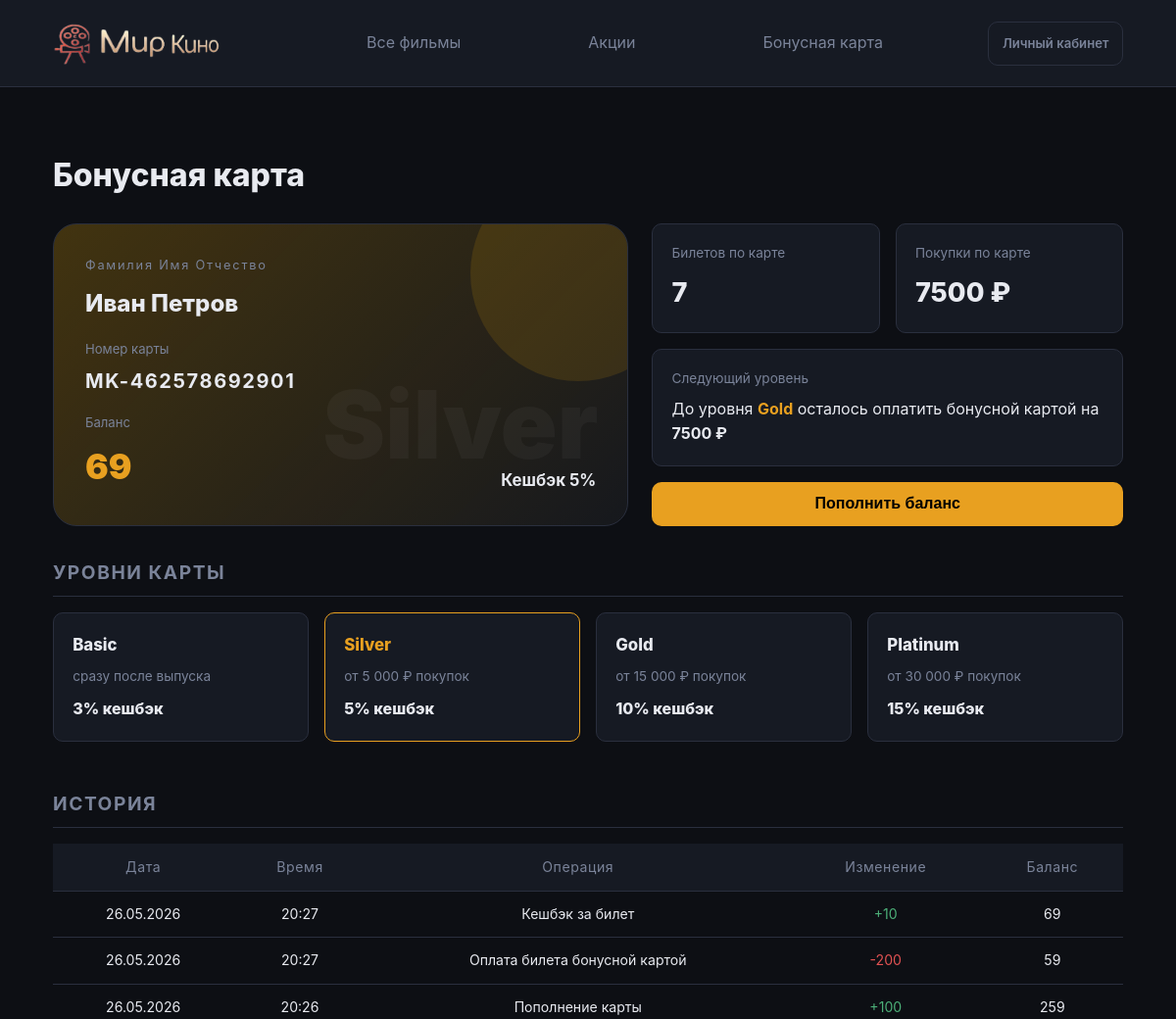
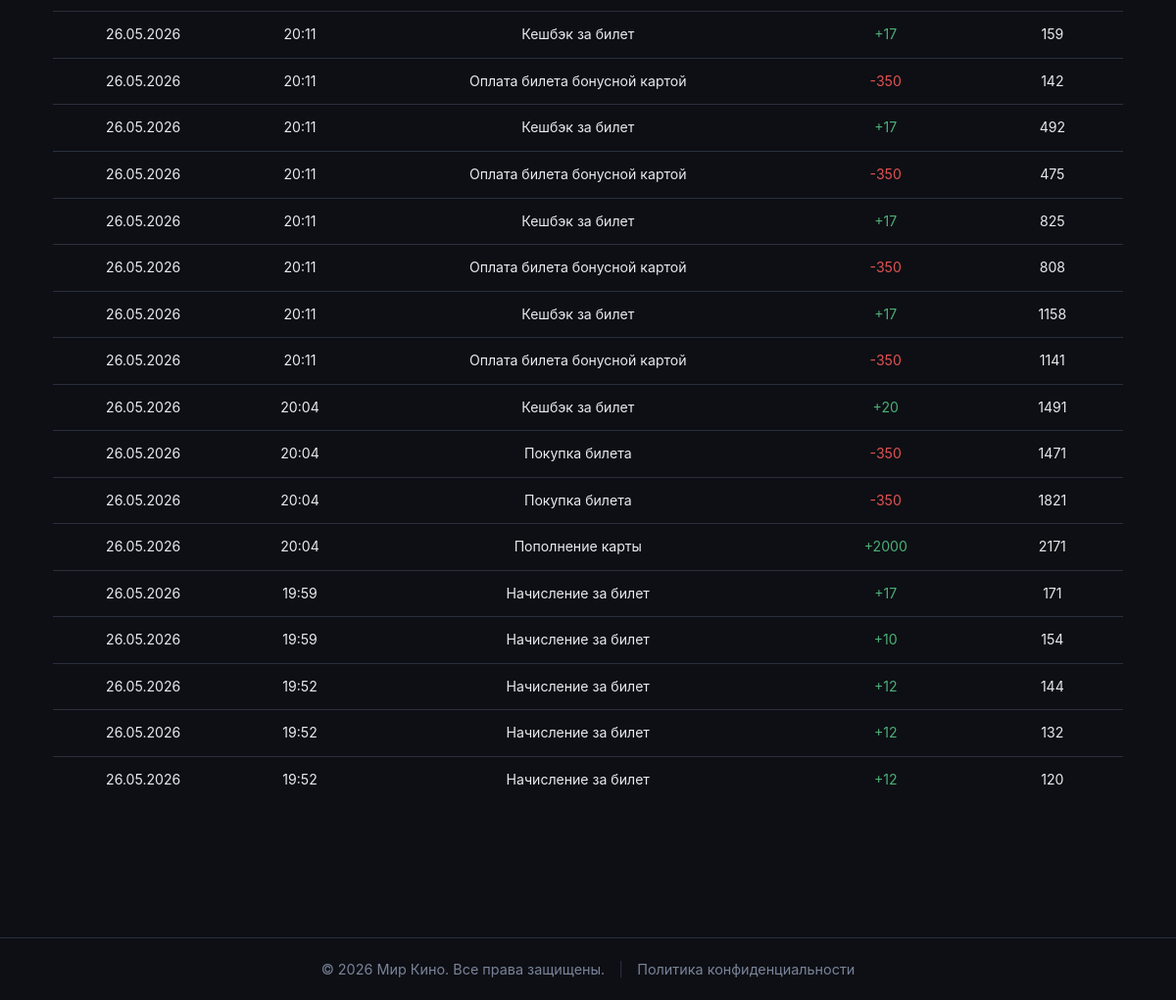
Page /loyalty (signed in) on the committed database (2 pictures, top to bottom).
### tables this page shows
CREATE TABLE users (
            id INTEGER PRIMARY KEY AUTOINCREMENT,
            name TEXT NOT NULL,
            email TEXT UNIQUE NOT NULL,
            password TEXT NOT NULL,
            role TEXT NOT NULL DEFAULT 'client',
            is_banned INTEGER NOT NULL DEFAULT 0
        );

CREATE TABLE loyalty_cards (
            id INTEGER PRIMARY KEY AUTOINCREMENT,
            user_id INTEGER NOT NULL UNIQUE,
            card_number TEXT NOT NULL UNIQUE,
            bonus_balance INTEGER NOT NULL DEFAULT 0,
            total_spent REAL NOT NULL DEFAULT 0,
            level TEXT NOT NULL DEFAULT 'Basic',
            created_at TEXT,
            FOREIGN KEY (user_id) REFERENCES users(id)
        );

CREATE TABLE bonus_history (
            id INTEGER PRIMARY KEY AUTOINCREMENT,
            user_id INTEGER NOT NULL,
            booking_id INTEGER,
            amount INTEGER NOT NULL,
            operation TEXT NOT NULL,
            balance_after INTEGER NOT NULL,
            created_at TEXT,
            FOREIGN KEY (user_id) REFERENCES users(id),
            FOREIGN KEY (booking_id) REFERENCES bookings(id)
        );

### main.py (the view)
@app.route('/loyalty')
def loyalty():
    user = current_user()
    levels = [
        {'name': 'Basic', 'limit': 'сразу после выпуска', 'cashback': 3},
        {'name': 'Silver', 'limit': 'от 5 000 ₽ покупок', 'cashback': 5},
        {'name': 'Gold', 'limit': 'от 15 000 ₽ покупок', 'cashback': 10},
        {'name': 'Platinum', 'limit': 'от 30 000 ₽ покупок', 'cashback': 15},
    ]
    card = None
    history = []
    next_level = None
    stats = {'paid_tickets': 0, 'paid_sum': 0}
    if user and user['role'] == 'client':
        conn = get_db()
        card = conn.execute('SELECT * FROM loyalty_cards WHERE user_id=?', (user['id'],)).fetchone()
        if card:
            history = conn.execute('''
                SELECT h.*,
                       f.title as film_title,
                       s.date as session_date,
                       s.time as session_time,
                       halls.name as hall_name,
                       seats.row_num,
                       seats.seat_num,
                       COALESCE(b.final_price, s.price) as ticket_price,
                       b.payment_method
                FROM bonus_history h
                LEFT JOIN bookings b ON b.id = h.booking_id
                LEFT JOIN sessions s ON s.id = b.session_id
                LEFT JOIN films f ON f.id = s.film_id
                LEFT JOIN halls ON halls.id = s.hall_id
                LEFT JOIN seats ON seats.id = b.seat_id
                WHERE h.user_id=?
                ORDER BY h.id DESC
                LIMIT 20
            ''', (user['id'],)).fetchall()
            next_level = get_next_loyalty_level_info(card['total_spent'])
        stats_row = conn.execute('''
            SELECT COUNT(*) as paid_tickets,
                   COALESCE(SUM(COALESCE(b.final_price, s.price)), 0) as paid_sum
            FROM bookings b
            JOIN sessions s ON s.id = b.session_id
            WHERE b.user_id=? AND b.status='paid' AND b.payment_method='bonus'
        ''', (user['id'],)).fetchone()
        stats = dict(stats_row)
        conn.close()
    return render_template('user/loyalty.html',
                           user=user,
                           card=card,
                           history=history,
                           levels=levels,
                           next_level=next_level,
                           stats=stats)

### main.py (called while the page is built)
def get_db():
    conn = sqlite3.connect(DB_PATH)
    conn.row_factory = sqlite3.Row
    return conn

def current_user():
    if 'user_id' in session:
        conn = get_db()
        user = conn.execute('SELECT * FROM users WHERE id=?', (session['user_id'],)).fetchone()
        conn.close()
        return user
    return None

def get_next_loyalty_level_info(total_spent):
    total_spent = float(total_spent or 0)
    if total_spent < 5000:
        return {'name': 'Silver', 'left': int(5000 - total_spent)}
    if total_spent < 15000:
        return {'name': 'Gold', 'left': int(15000 - total_spent)}
    if total_spent < 30000:
        return {'name': 'Platinum', 'left': int(30000 - total_spent)}
    return None

### templates/user/loyalty.html (shortened to what this page needs)
{% extends 'base.html' %}
{% block content %}
<div style="margin-top:1.5rem; margin-bottom:1.5rem;">
    <h1 style="font-size:2rem; font-weight:800; margin-bottom:0.35rem;">Бонусная карта</h1>
</div>
{% if not user %}
<div style="background:var(--bg-card); border:1px solid var(--border); border-radius:var(--radius); padding:2rem; text-align:center;">
    <h2 style="font-size:1.4rem; font-weight:700; margin-bottom:0.7rem;">Войдите, чтобы выпустить бонусную карту</h2>
    <p style="color:var(--text-muted); margin-bottom:1.2rem;">После входа карта будет доступна в личном кабинете и при покупке билетов.</p>
    <button class="btn btn--primary" onclick="openAuthModal()">Войти</button>
</div>
{% else %}
<div style="display:grid; grid-template-columns:1.1fr 0.9fr; gap:1.5rem; align-items:stretch;">
    <div style="background:linear-gradient(135deg, rgba(255,180,0,0.22), rgba(255,255,255,0.04)); border:1px solid var(--border); border-radius:24px; padding:2rem; min-height:280px; display:flex; flex-direction:column; justify-content:space-between; position:relative; overflow:hidden;">
        <div style="position:absolute; right:-60px; top:-60px; width:220px; height:220px; border-radius:50%; background:rgba(255,180,0,0.12);"></div>
        <div style="position:absolute; right:30px; bottom:25px; font-size:6rem; font-weight:900; color:rgba(255,255,255,0.04);">{{ card.level }}</div>
        <div style="position:relative; z-index:1; display:flex; justify-content:space-between; align-items:flex-start; gap:1rem;">
            <div>
                <div style="font-size:0.8rem; color:var(--text-muted); letter-spacing:0.14em; margin-bottom:0.6rem;">Фамилия Имя Отчество</div>
                <h2 style="font-size:1.5rem; font-weight:800; margin:0;">{{ user.name }}</h2>
            </div>
        </div>
        <div style="position:relative; z-index:1;">
            <div style="font-size:0.82rem; color:var(--text-muted); margin-bottom:0.35rem;">Номер карты</div>
            <div style="font-size:1.25rem; font-weight:700; letter-spacing:0.08em;">{{ card.card_number }}</div>
        </div>
        <div style="position:relative; z-index:1; display:flex; justify-content:space-between; align-items:flex-end; gap:1rem;">
            <div>
                <div style="font-size:0.82rem; color:var(--text-muted); margin-bottom:0.35rem;">Баланс</div>
                <div style="font-size:2.2rem; font-weight:900; color:var(--accent);">{{ card.bonus_balance }}</div>
            </div>
            <div style="
                text-align:right;
                font-size:1.05rem;
                color:var(--text);
                font-weight:700;
            ;">
                Кешбэк
                {% if card.level == 'Platinum' %}
                    15%
                {% elif card.level == 'Gold' %}
                    10%
                {% elif card.level == 'Silver' %}
                    5%
                {% else %}
                    3%
                {% endif %}
            </div>
        </div>
    </div>
    <div style="display:grid; grid-template-columns:1fr 1fr; gap:1rem;">
        <div style="background:var(--bg-card); border:1px solid var(--border); border-radius:var(--radius); padding:1.2rem;">
            <div style="color:var(--text-muted); font-size:0.85rem; margin-bottom:0.4rem;">Билетов по карте</div>
            <div style="font-size:1.7rem; font-weight:800;">{{ stats.paid_tickets }}</div>
        </div>
        <div style="background:var(--bg-card); border:1px solid var(--border); border-radius:var(--radius); padding:1.2rem;">
            <div style="color:var(--text-muted); font-size:0.85rem; margin-bottom:0.4rem;">Покупки по карте</div>
            <div style="font-size:1.7rem; font-weight:800;">{{ card.total_spent|int }} ₽</div>
        </div>
        <div style="grid-column:1 / -1; background:var(--bg-card); border:1px solid var(--border); border-radius:var(--radius); padding:1.2rem;">
            <div style="color:var(--text-muted); font-size:0.85rem; margin-bottom:0.4rem;">Следующий уровень</div>
            {% if next_level %}
            <div style="font-size:1rem; line-height:1.6;">До уровня <b style="color:var(--accent);">{{ next_level.name }}</b> осталось оплатить бонусной картой на <b>{{ next_level.left }} ₽</b></div>
            {% else %}
            <div style="font-size:1rem; line-height:1.6; color:var(--accent); font-weight:700;">У вас максимальный уровень карты</div>
            {% endif %}
        </div>
        <button type="button" class="btn btn--primary btn--full" style="grid-column:1 / -1;" onclick="openTopupModal()">Пополнить баланс</button>
    </div>
</div>
{% endif %}
<section class="section" style="margin-top:2rem;">
    <div class="section__header">
        <h2 class="section__title">Уровни карты</h2>
    </div>
    <div style="display:grid; grid-template-columns:repeat(4, 1fr); gap:1rem;">
        {% for lvl in levels %}
        <div style="background:var(--bg-card); border:1px solid {% if card and card.level == lvl.name %}var(--accent){% else %}var(--border){% endif %}; border-radius:var(--radius); padding:1.2rem;">
            <div style="font-size:1.05rem; font-weight:800; margin-bottom:0.5rem; {% if card and card.level == lvl.name %}color:var(--accent);{% endif %}">{{ lvl.name }}</div>
            <div style="font-size:0.85rem; color:var(--text-muted); line-height:1.5; margin-bottom:0.7rem;">{{ lvl.limit }}</div>
            <div style="font-weight:800;">{{ lvl.cashback }}% кешбэк</div>
        </div>
        {% endfor %}
    </div>
</section>
{% if card %}
<section class="section" style="margin-top:2rem;">
    <div class="section__header">
        <h2 class="section__title">История</h2>
    </div>
    {% if history %}
    <table class="admin-table">
        <thead>
            <tr>
                <th>Дата</th>
                <th>Время</th>
                <th>Операция</th>
                <th>Изменение</th>
                <th>Баланс</th>
            </tr>
        </thead>
        <tbody>
            {% for h in history %}
            <tr onclick="openHistoryDetail({{ h.id }})" style="cursor:pointer;" title="Подробнее об операции">
                <td>{{ h.created_at[:10].split('-')|reverse|join('.') }}</td>
                <td>{{ h.created_at[11:16] if h.created_at and h.created_at|length >= 16 else '—' }}</td>
                <td>{{ h.operation }}</td>
                <td>
                    {% if h.amount > 0 %}
                    <span style="color:var(--success);">+{{ h.amount }}</span>
                    {% elif h.amount < 0 %}
                    <span style="color:var(--danger);">{{ h.amount }}</span>
                    {% else %}
                    <span style="color:var(--text-muted);">0</span>
                    {% endif %}
                </td>
                <td>{{ h.balance_after }}</td>
            </tr>
            {% endfor %}
        </tbody>
    </table>
    {% else %}
    <p style="color:var(--text-muted); text-align:center; padding:2rem 0;">История пока пустая. Пополните карту или купите билет, чтобы появилась первая операция.</p>
    {% endif %}
</section>
{% endif %}
{% endblock %}

### static/style.css (style rules this page uses)
:root { --bg: #0d0f14; --bg-card: #161a23; --bg-card-hover: #1e2330; --bg-input: #1e2330; --border: #2a2f3e; --accent: #e8a020; --accent-hover: #f5b840; --danger: #e05252; --success: #4caf78; --info: #4a90d9; --warning: #e8a020; --text: #e8eaf0; --text-muted: #7a8399; --text-dim: #4a5066; --sidebar-w: 220px; --radius: 10px; --radius-sm: 6px; --shadow: 0 4px 24px rgba(0,0,0,0.4); }
*, *::before, *::after { box-sizing: border-box; margin: 0; padding: 0; }
body { font-family: -apple-system, BlinkMacSystemFont, "Segoe UI", Roboto, Helvetica, Arial, sans-serif; background: var(--bg); color: var(--text); line-height: 1.6; min-height: 100vh; display: flex; flex-direction: column; }
.btn { display: flex; align-items: center; justify-content: center; text-align: center; width: 100%; height: 45px; padding: 0 20px; font-size: 1rem; font-weight: 600; cursor: pointer; border-radius: var(--radius); transition: all 0.2s ease; border: none; }
.btn--primary { background: var(--accent); color: #000; font-weight: bold; }
.btn--full { width: 100%; justify-content: center; }
.section { margin-bottom: 3rem; }
.section__title { font-size: 1.2rem; letter-spacing: 0.08em; text-transform: uppercase; color: var(--text-muted); margin-bottom: 1.2rem; border-bottom: 1px solid var(--border); padding-bottom: 0.5rem; }
.admin-table { width: 100%; border-collapse: collapse; font-size: 0.88rem; }
.admin-table th { background: var(--bg-card); padding: 0.8rem 1rem; text-align: left; color: var(--text-muted); font-weight: normal; letter-spacing: 0.04em; border-bottom: 1px solid var(--border); white-space: nowrap; text-align: center; }
.admin-table td { padding: 0.75rem 1rem; border-bottom: 1px solid var(--border); color: var(--text); vertical-align: middle; text-align: center; }
.admin-table tr:last-child td { border-bottom: none; }
.section__header { display: flex; align-items: center; justify-content: space-between; margin-bottom: 1rem; border-bottom: 1px solid var(--border); padding-bottom: 0.5rem; }
.section__header .section__title { border-bottom: none; padding-bottom: 0; margin-bottom: 0; }

### rows in the picture
users: name "Иван Петров"
loyalty_cards: card_number "MK-462578692901", bonus_balance "69", total_spent "7500"
bonus_history: created_at "26.05.2026", created_at "20:27", operation "Кешбэк за билет", amount "10", balance_after "69"
bonus_history: created_at "26.05.2026", created_at "20:27", operation "Оплата билета бонусной картой", amount "-200", balance_after "59"
bonus_history: created_at "26.05.2026", created_at "20:26", operation "Пополнение карты", amount "100", balance_after "259"
bonus_history: created_at "26.05.2026", created_at "20:11", operation "Кешбэк за билет", amount "17", balance_after "159"
bonus_history: created_at "26.05.2026", created_at "20:11", operation "Оплата билета бонусной картой", amount "-350", balance_after "142"
bonus_history: created_at "26.05.2026", created_at "20:11", operation "Кешбэк за билет", amount "17", balance_after "492"
bonus_history: created_at "26.05.2026", created_at "20:11", operation "Оплата билета бонусной картой", amount "-350", balance_after "475"
bonus_history: created_at "26.05.2026", created_at "20:11", operation "Кешбэк за билет", amount "17", balance_after "825"
bonus_history: created_at "26.05.2026", created_at "20:11", operation "Оплата билета бонусной картой", amount "-350", balance_after "808"
bonus_history: created_at "26.05.2026", created_at "20:11", operation "Кешбэк за билет", amount "17", balance_after "1158"
bonus_history: created_at "26.05.2026", created_at "20:11", operation "Оплата билета бонусной картой", amount "-350", balance_after "1141"
bonus_history: created_at "26.05.2026", created_at "20:04", operation "Кешбэк за билет", amount "20", balance_after "1491"
bonus_history: created_at "26.05.2026", created_at "20:04", operation "Покупка билета", amount "-350", balance_after "1471"
bonus_history: created_at "26.05.2026", created_at "20:04", operation "Покупка билета", amount "-350", balance_after "1821"
bonus_history: created_at "26.05.2026", created_at "20:04", operation "Пополнение карты", amount "2000", balance_after "2171"
bonus_history: created_at "26.05.2026", created_at "19:59", operation "Начисление за билет", amount "17", balance_after "171"
bonus_history: created_at "26.05.2026", created_at "19:59", operation "Начисление за билет", amount "10", balance_after "154"
bonus_history: created_at "26.05.2026", created_at "19:52", operation "Начисление за билет", amount "12", balance_after "144"
bonus_history: created_at "26.05.2026", created_at "19:52", operation "Начисление за билет", amount "12", balance_after "132"
bonus_history: created_at "26.05.2026", created_at "19:52", operation "Начисление за билет", amount "12", balance_after "120"

### other values in the picture
{{ stats.paid_tickets }} "7"
{{ next_level.name }} "Gold"
{{ next_level.left }} "7500"
{{ lvl.name }} "Basic" "Silver" "Gold" "Platinum"
{{ lvl.limit }} "сразу после выпуска" "от 5 000 ₽ покупок" "от 15 000 ₽ покупок" "от 30 000 ₽ покупок"
{{ lvl.cashback }} "3" "5" "10" "15"
